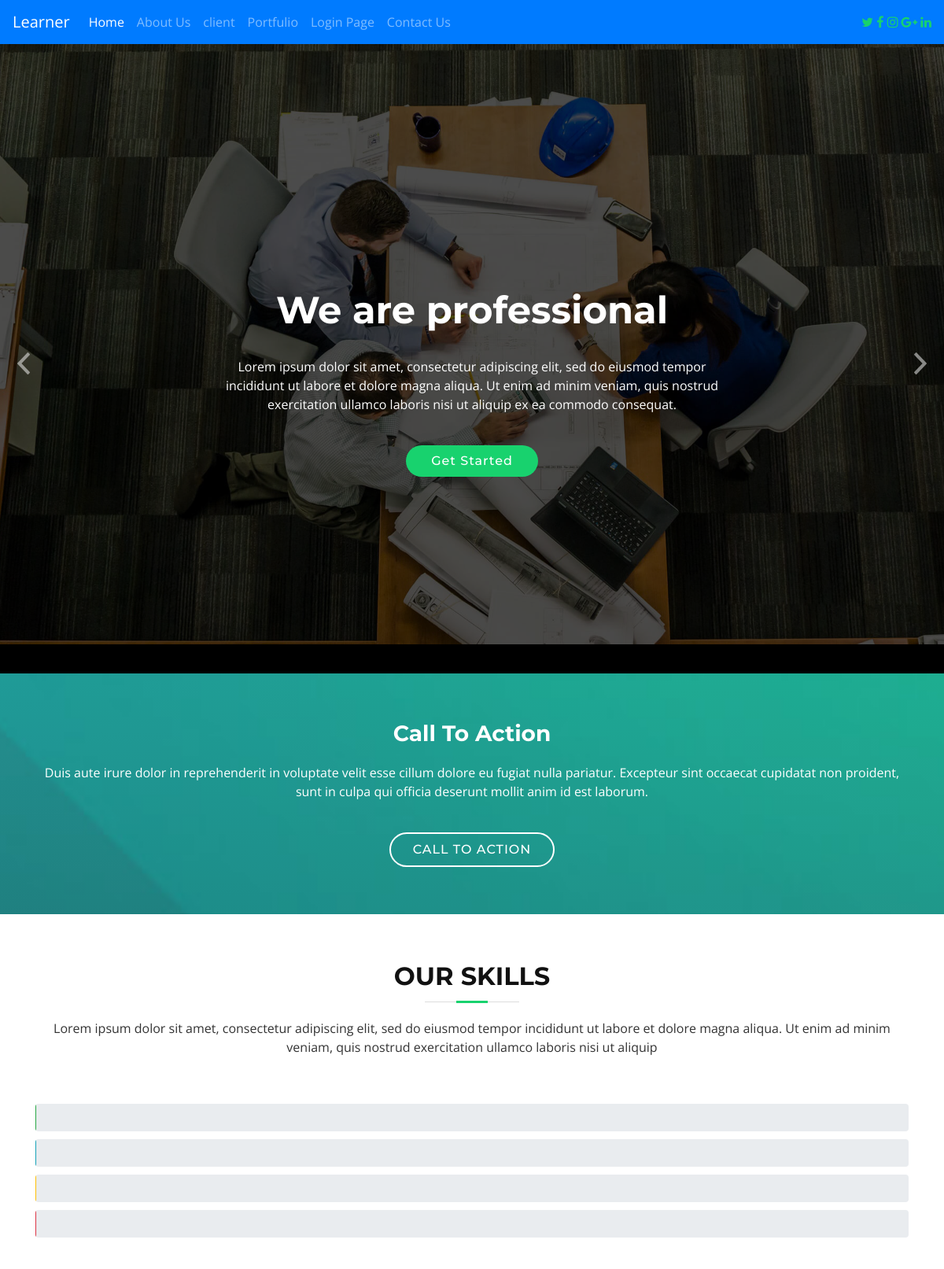
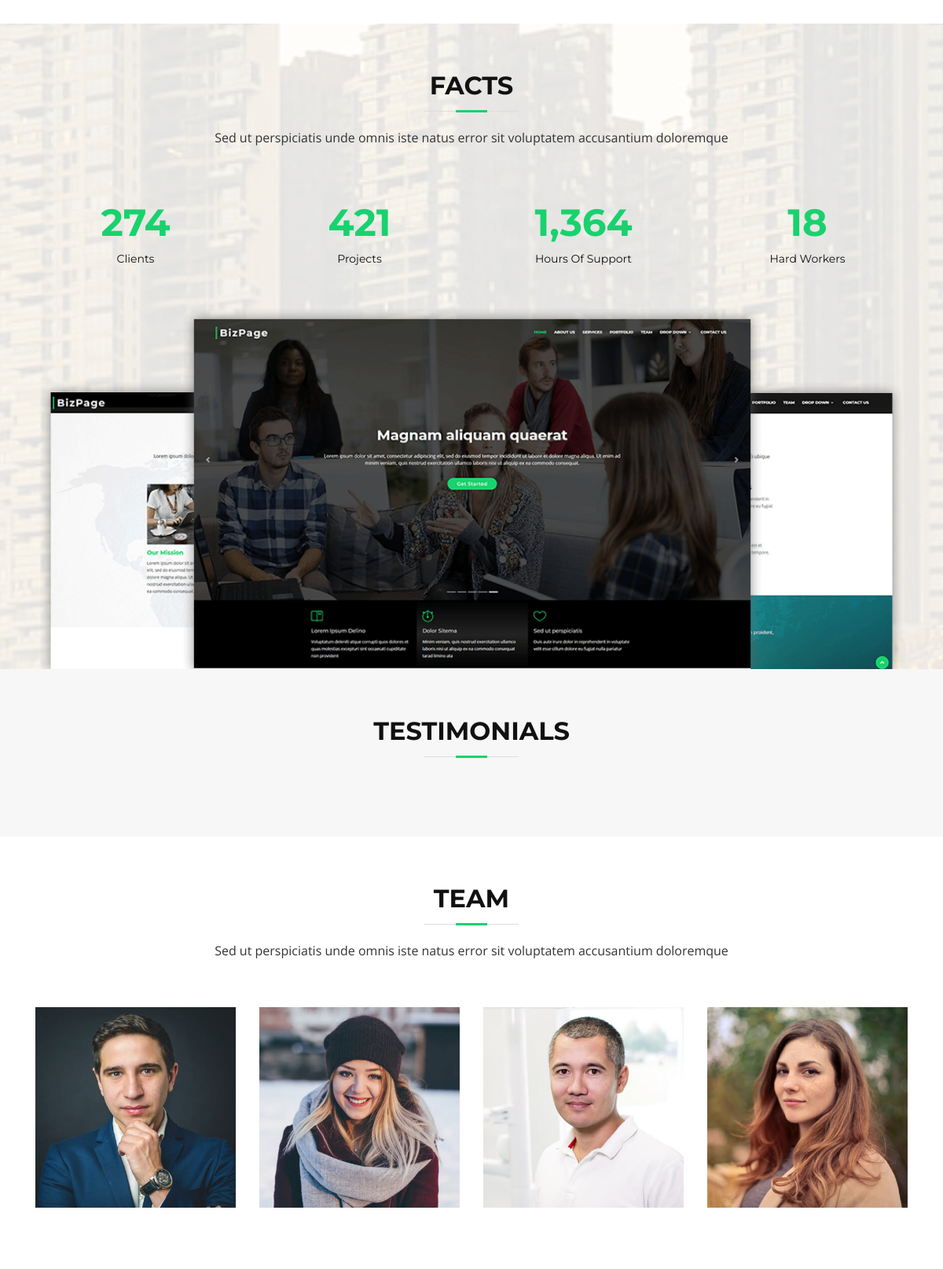
The page / (upper part) on the database its author committed (2 pictures, top to bottom).
### cals/models.py (models this page shows, shortened)
class about(models.Model):
    title=models.CharField(max_length=100,blank=False)
    description=models.TextField(max_length=1000,blank=False)
    image=models.ImageField(upload_to='about/',blank=False)

class test(models.Model):
    name=models.CharField(max_length=100,blank=False)
    description=models.TextField(max_length=1000,blank=False)

class Team(models.Model):
    name=models.CharField(max_length=100,blank=False)
    image=models.ImageField(upload_to='team/',blank=False)

### cals/views.py (the view)
# urls.py: path('',views.home,name='home'),
def home(request):
    aboutdata=about.objects.all()
    testdata=test.objects.all()
    Teamdata=Team.objects.all()
    testmonialdata=testmonial.objects.all()
    context={
        'about':aboutdata,
        'test':testdata,
        'Team':Teamdata,
        'testmonial':testmonialdata,
    }
    return render(request,"home.html",context)

### templates/home.html (shortened to what this page needs)
{% load static %}
<!DOCTYPE html>
<html lang="en">
<head>
    <link rel="stylesheet" href="https://cdn.jsdelivr.net/npm/bootstrap@4.5.3/dist/css/bootstrap.min.css">
    <link href="{% static 'vendor/bootstrap/css/bootstrap.min.css' %}" rel="stylesheet">
    <link href="{% static 'vendor/icofont/icofont.min.css' %}" rel="stylesheet">
    <link href="{% static 'vendor/font-awesome/css/font-awesome.min.css' %}" rel="stylesheet">
    <link href="{% static 'vendor/ionicons/css/ionicons.min.css' %} " rel="stylesheet">
    <link href="{% static 'vendor/animate.css/animate.min.css' %}" rel="stylesheet">
    <link href="{% static 'vendor/venobox/venobox.css' %}" rel="stylesheet">
    <link href="{% static 'vendor/owl.carousel/assets/owl.carousel.min.css' %}" rel="stylesheet">
    <link href="{% static 'vendor/aos/aos.css ' %}" rel="stylesheet">
    <link rel="stylesheet" href="{% static 'css/style.css' %}">
</head>
<body>
    <nav class="navbar navbar-expand-lg navbar-dark bg-primary sticky-top">
        <a class="navbar-brand" href="/">Learner</a>
        <div class="collapse navbar-collapse " id="navbarSupportedContent">
            <ul class="navbar-nav mr-auto">
                <li class="nav-item active">
                    <a class="nav-link" href="/">Home <span class="sr-only">(current)</span></a>
                </li>
                <li class="nav-item">
                    <a class="nav-link" href="/aboutus">About Us</a>
                </li>
                <li class="nav-item">
                    <a class="nav-link" href="/clientus">client</a>
                </li>
                <li class="nav-item">
                    <a class="nav-link" href="/portfulio">Portfulio</a>
                </li>
                <li class="nav-item">
                    <a class="nav-link" href="/authentication">Login Page</a>
                </li>
                <li class="nav-item">
                    <a class="nav-link" href="/contact">Contact Us</a>
                </li>
            </ul>
            <div class="social-links">
                <a href="#" class="twitter"><i class="fa fa-twitter"></i></a>
                <a href="#" class="facebook"><i class="fa fa-facebook"></i></a>
                <a href="#" class="instagram"><i class="fa fa-instagram"></i></a>
                <a href="#" class="google-plus"><i class="fa fa-google-plus"></i></a>
                <a href="#" class="linkedin"><i class="fa fa-linkedin"></i></a>
            </div>
        </div>
    </nav>
    {% block content %}
    <section id="intro">
        <div class="intro-container">
            <div id="introCarousel" class="carousel  slide carousel-fade" data-ride="carousel">
                <div class="carousel-inner" role="listbox">
                    <div class="carousel-item active" style="background-image: url({{about.0.image.url}})">
                        <div class="carousel-container">
                            <div class="container">
                                <h2> {{about.0.title}}</h2>
                                <p>{{about.0.description}}</p>
                                <a href="#featured-services" class="btn-get-started scrollto animate__animated animate__fadeInUp">Get Started</a>
                            </div>
                        </div>
                    </div>
                </div>
                <a class="carousel-control-prev" href="#introCarousel" role="button" data-slide="prev">
                    <span class="carousel-control-prev-icon ion-chevron-left" aria-hidden="true"></span>
                </a>
                <a class="carousel-control-next" href="#introCarousel" role="button" data-slide="next">
                    <span class="carousel-control-next-icon ion-chevron-right" aria-hidden="true"></span>
                </a>
            </div>
        </div>
    </section>
    <section id="call-to-action">
        <div class="container text-center" data-aos="zoom-in">
            <h3>{{test.0.name}}</h3>
            <p>{{test.0.description}}</p>
            <a class="cta-btn" href="#">Call To Action</a>
        </div>
    </section>
    <section id="skills">
        <div class="container" data-aos="fade-up">
            <header class="section-header">
                <h3>Our Skills</h3>
                <p>Lorem ipsum dolor sit amet, consectetur adipiscing elit, sed do eiusmod tempor incididunt ut labore et dolore magna aliqua. Ut enim ad minim veniam, quis nostrud exercitation ullamco laboris nisi ut aliquip</p>
            </header>
            <div class="skills-content">
                <div class="progress">
                </div>
                <div class="progress">
                </div>
                <div class="progress">
                </div>
                <div class="progress">
                </div>
            </div>
        </div>
    </section>
    <section id="facts">
        <div class="container" data-aos="fade-up">
            <header class="section-header">
                <h3>Facts</h3>
                <p>Sed ut perspiciatis unde omnis iste natus error sit voluptatem accusantium doloremque</p>
            </header>
            <div class="row counters">
                <div class="col-lg-3 col-6 text-center">
                    <span data-toggle="counter-up">274</span>
                    <p>Clients</p>
                </div>
                <div class="col-lg-3 col-6 text-center">
                    <span data-toggle="counter-up">421</span>
                    <p>Projects</p>
                </div>
                <div class="col-lg-3 col-6 text-center">
                    <span data-toggle="counter-up">1,364</span>
                    <p>Hours Of Support</p>
                </div>
                <div class="col-lg-3 col-6 text-center">
                    <span data-toggle="counter-up">18</span>
                    <p>Hard Workers</p>
                </div>
            </div>
            <div class="facts-img">
                <img src="{% static 'img/facts-img.png' %}" alt="" class="img-fluid">
            </div>
        </div>
    </section>
    <section id="testimonials" class="section-bg">
        <div class="container" data-aos="fade-up">
            <header class="section-header">
                <h3>Testimonials</h3>
            </header>
        </div>
    </section>
    <section id="team">
        <div class="container" data-aos="fade-up">
            <div class="section-header">
                <h3>Team</h3>
                <p>Sed ut perspiciatis unde omnis iste natus error sit voluptatem accusantium doloremque</p>
            </div>
            <div class="row">
                <div class="col-lg-3 col-md-6">
                    <div class="member" data-aos="fade-up" data-aos-delay="100">
                        <img src="{{Team.0.image.url}}" class="img-fluid" alt="">
                    </div>
                </div>
                <div class="col-lg-3 col-md-6">
                    <div class="member" data-aos="fade-up" data-aos-delay="200">
                        <img src="{{Team.1.image.url}}" class="img-fluid" alt="">
                    </div>
                </div>
                <div class="col-lg-3 col-md-6">
                    <div class="member" data-aos="fade-up" data-aos-delay="300">
                        <img src="{{Team.2.image.url}}" class="img-fluid" alt="">
                    </div>
                </div>
                <div class="col-lg-3 col-md-6">
                    <div class="member" data-aos="fade-up" data-aos-delay="400">
                        <img src="{{Team.3.image.url}}" class="img-fluid" alt="">
                    </div>
                </div>
            </div>
        </div>
    </section>
    {% endblock content %}
</body>
</html>

### static/css/style.css (style rules this page uses)
body { background: #fff; color: #666666; font-family: "Open Sans", sans-serif; }
a { color: #18d26e; transition: 0.5s; }
p { padding: 0; margin: 0 0 30px 0; }
h1, h2, h3, h4, h5, h6 { font-family: "Montserrat", sans-serif; font-weight: 400; margin: 0 0 20px 0; padding: 0; }
#intro { width: 100%; height: 100vh; background: #000; overflow: hidden; position: relative; }
#intro .carousel, #intro .carousel-inner, #intro .carousel-item, #intro .carousel-item::before { position: absolute; top: 0; right: 0; left: 0; bottom: 0; }
#intro .carousel-item { background-size: cover; background-position: center; background-repeat: no-repeat; }
#intro .carousel-item::before { content: ''; background-color: rgba(0, 0, 0, 0.7); }
#intro .carousel-container { display: flex; justify-content: center; align-items: center; position: absolute; bottom: 0; top: 70px; left: 50px; right: 50px; }
#intro .container { text-align: center; }
#intro h2 { color: #fff; margin-bottom: 30px; font-size: 48px; font-weight: 700; }
#intro p { width: 80%; margin: 0 auto 30px auto; color: #fff; }
@media (min-width: 1024px) { #intro p { width: 60%; } }
#intro .carousel-fade { overflow: hidden; }
#intro .carousel-fade .carousel-inner .carousel-item { transition-property: opacity; }
#intro .carousel-fade .carousel-inner .carousel-item, #intro .carousel-fade .carousel-inner .active.carousel-item-left, #intro .carousel-fade .carousel-inner .active.carousel-item-right { opacity: 0; }
#intro .carousel-fade .carousel-inner .active, #intro .carousel-fade .carousel-inner .carousel-item-next.carousel-item-left, #intro .carousel-fade .carousel-inner .carousel-item-prev.carousel-item-right { opacity: 1; transition: 0.5s; }
#intro .carousel-control-prev, #intro .carousel-control-next { width: 10%; }
@media (min-width: 1024px) { #intro .carousel-control-prev, #intro .carousel-control-next { width: 5%; } }
#intro .carousel-control-next-icon, #intro .carousel-control-prev-icon { background: none; font-size: 32px; line-height: 1; }
#intro .btn-get-started { font-family: "Montserrat", sans-serif; font-weight: 500; font-size: 16px; letter-spacing: 1px; display: inline-block; padding: 8px 32px; border-radius: 50px; transition: 0.5s; margin: 10px; color: #fff; background: #18d26e; }
section { overflow: hidden; }
.section-header h3 { font-size: 32px; color: #111; text-transform: uppercase; text-align: center; font-weight: 700; position: relative; padding-bottom: 15px; }
.section-header h3::before { content: ''; position: absolute; display: block; width: 120px; height: 1px; background: #ddd; bottom: 1px; left: calc(50% - 60px); }
.section-header h3::after { content: ''; position: absolute; display: block; width: 40px; height: 3px; background: #18d26e; bottom: 0; left: calc(50% - 20px); }
.section-header p { text-align: center; padding-bottom: 30px; color: #333; }
.section-bg { background: #f7f7f7; }
#call-to-action { background: linear-gradient(rgba(0, 142, 99, 0.1), rgba(0, 0, 0, 0.1)), url(../img/call-to-action-bg.jpg) fixed center center; background-size: cover; padding: 60px 0; }
#call-to-action h3 { color: #fff; font-size: 28px; font-weight: 700; }
#call-to-action p { color: #fff; }
#call-to-action .cta-btn { font-family: "Montserrat", sans-serif; text-transform: uppercase; font-weight: 500; font-size: 16px; letter-spacing: 1px; display: inline-block; padding: 8px 28px; border-radius: 25px; transition: 0.5s; margin-top: 10px; border: 2px solid #fff; color: #fff; }
#skills { padding: 60px 0; }
#skills .progress { height: 35px; margin-bottom: 10px; }
#facts { background: url("../img/facts-bg.jpg") center top no-repeat fixed; background-size: cover; padding: 60px 0 0 0; position: relative; }
#facts::before { content: ''; position: absolute; left: 0; right: 0; top: 0; bottom: 0; background: rgba(255, 255, 255, 0.88); z-index: 9; }
#facts .container { position: relative; z-index: 10; }
#facts .counters span { font-family: "Montserrat", sans-serif; font-weight: bold; font-size: 48px; display: block; color: #18d26e; }
#facts .counters p { padding: 0; margin: 0 0 20px 0; font-family: "Montserrat", sans-serif; font-size: 14px; color: #111; }
#facts .facts-img { text-align: center; padding-top: 30px; }
#testimonials { padding: 60px 0; }
#testimonials .section-header { margin-bottom: 40px; }
#team { background: #fff; padding: 60px 0; }
#team .member { text-align: center; margin-bottom: 20px; background: #000; position: relative; }

### rows shown on the page
about: image (picture), title "We are professional", description "Lorem ipsum dolor sit amet, consectetur adipiscing elit, sed do eiusmod tempor incididunt ut labore et dolore magna aliqua. Ut enim ad minim veniam, quis nostrud exercitation ullamco laboris nisi ut aliquip ex ea commodo consequat."
test: name "Call To Action", description "Duis aute irure dolor in reprehenderit in voluptate velit esse cillum dolore eu fugiat nulla pariatur. Excepteur sint occaecat cupidatat non proident, sunt in culpa qui officia deserunt mollit anim id est laborum."
Team: image (picture)
Team: image (picture)
Team: image (picture)
Team: image (picture)
